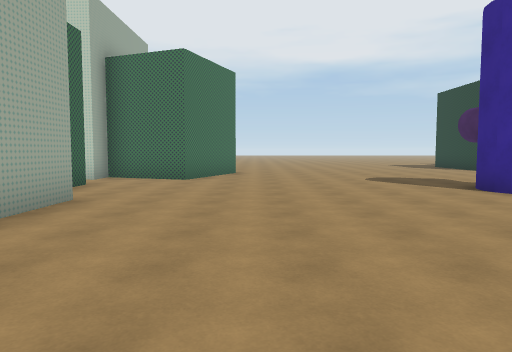
View 1 (above)

18 first-person views from a walk through a scene from a Unity 3-D project. The camera is 1.5 m above the floor, tilts 4° down and sees 70° across. The floor is counted in squares, 2 m on a side. Each view is taken from the middle of a square. On the plan, view 1 faces up. The plan holds only what a view shows up to about 11 squares ahead; the rest is blank. The place goes on beyond the plan. The player character is not drawn.

View 2
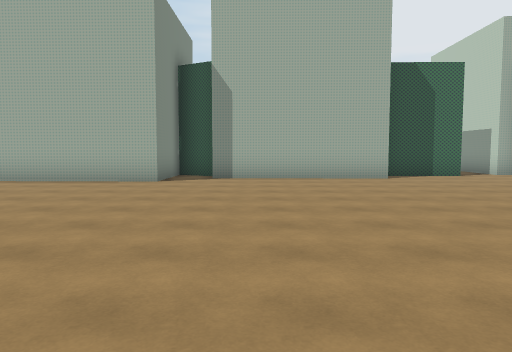

View 3
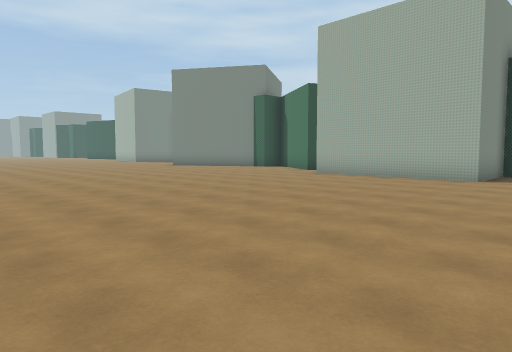

View 4
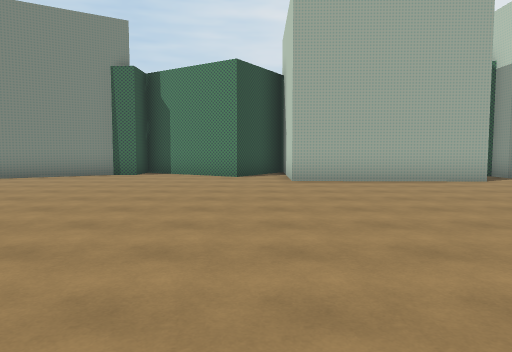

View 5
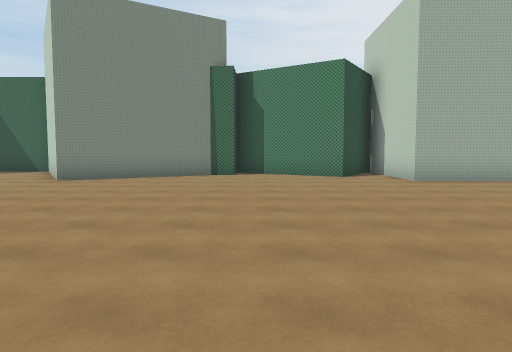

View 6
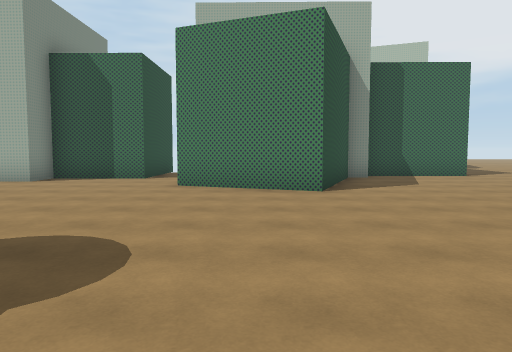

View 7
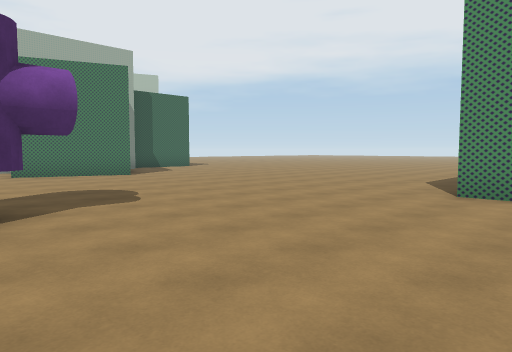

View 8
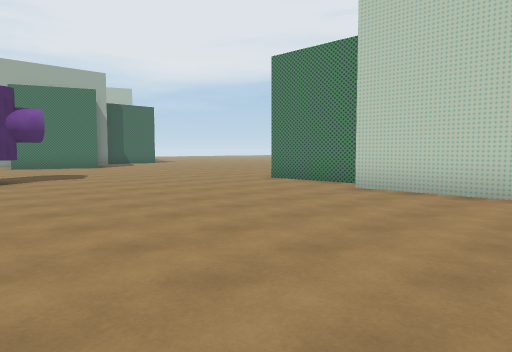

View 9
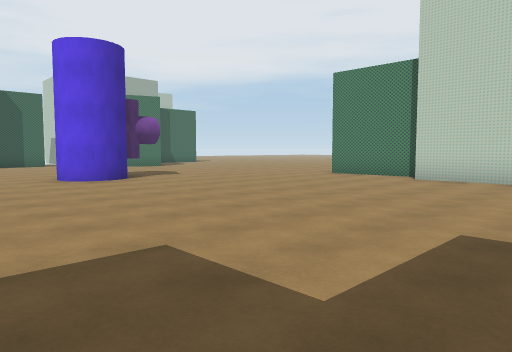

View 10
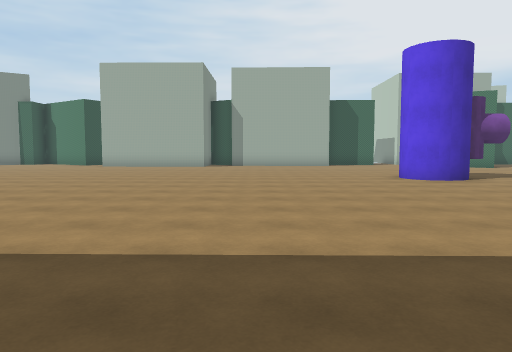

View 11
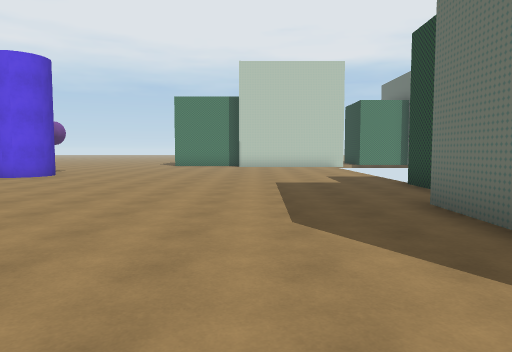

View 12
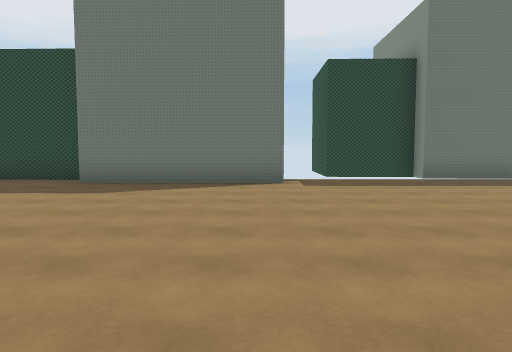

View 13
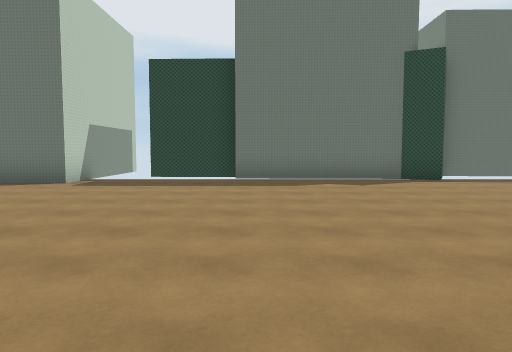

View 14
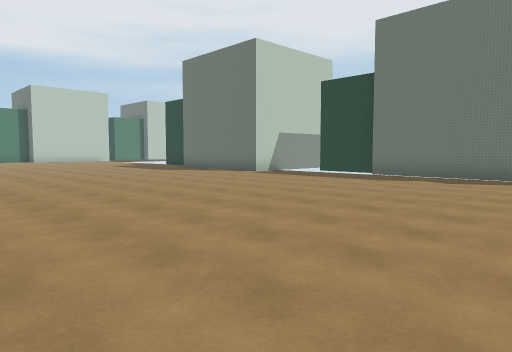

View 15
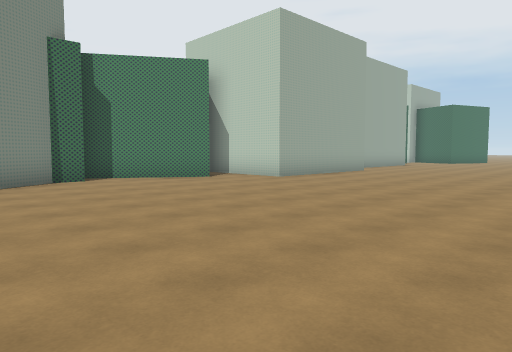

View 16
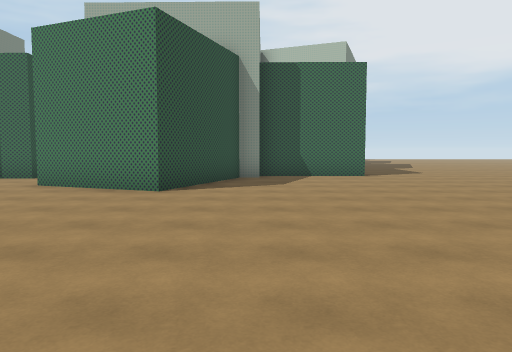

View 17
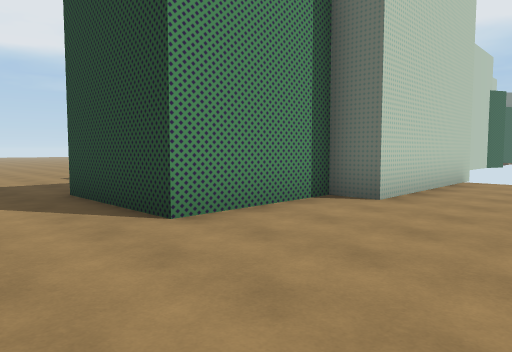

View 18
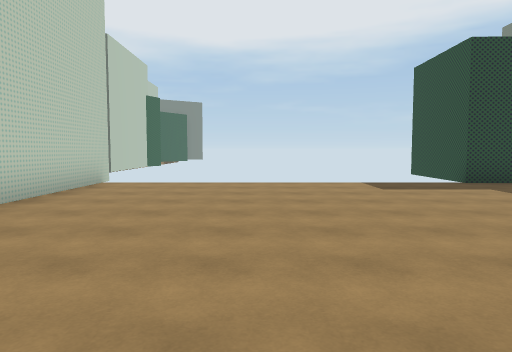

### Floor plan
Points are (right, up) in squares from view 1. A wall is a line through its corners. A room is listed if a view was taken in it or the views show most of it. See-through windows are left out.
Room 1 (views 1, 2, 3, 4, 5, 6, 7, 8, 9, 10, 11, 12, 13, 14, 15, 16, 17, 18)
walls: (15.4, 1.5) (15.4, 4.2); (16.9, -3.7) (14.4, -3.6) (14.4, 1.1); (-4, -6.1) (-3.3, -6.5) (-5.2, -9.4); (-5, 8.1) (-3.7, 8) (-3.8, 5.6) (-2.8, 5.6) (-2.9, 0.8) (-3.6, 0.8) (-4.2, -0.3) (-1.9, -0.4) (-1.9, -5.1) (-4, -5.1); (16.4, -7.5) (16.4, -5); (-4.2, -9.6) (-4.2, -10.4) (-2.3, -13.5); (16, 12.6) (11.2, 12.6) (11.2, 13.5) (8.1, 13.5) (8.1, 16.6); (15.2, -12.8) (15.6, -11.8) (15.7, -7.5); (-4.1, 14.2) (-4.1, 13.5) (-0.7, 12.2) (-1.8, 9.3) (-4.1, 10.2) (-4.2, 9.3); (-4.7, 16.6) (-4.8, 14.1)
objects: purple cylinder (5, 8)

Positions as (right, up) in squares from view 1, and headings:
1: (0, 0), facing up
2: (7, 2), facing left
3: (8, 2), facing down-left
4: (7, -6), facing left
5: (7, -9), facing left
6: (6, 11), facing left
7: (10, 7), facing up-left
8: (15, 6), facing up-left
9: (15, 3), facing up-left
10: (15, 2), facing left
11: (12, -4), facing up
12: (6, -3), facing right
13: (6, -8), facing right
14: (5, -13), facing up-right
15: (5, -13), facing up-left
16: (6, 14), facing left
17: (6, 10), facing up-right
18: (7, 9), facing right
